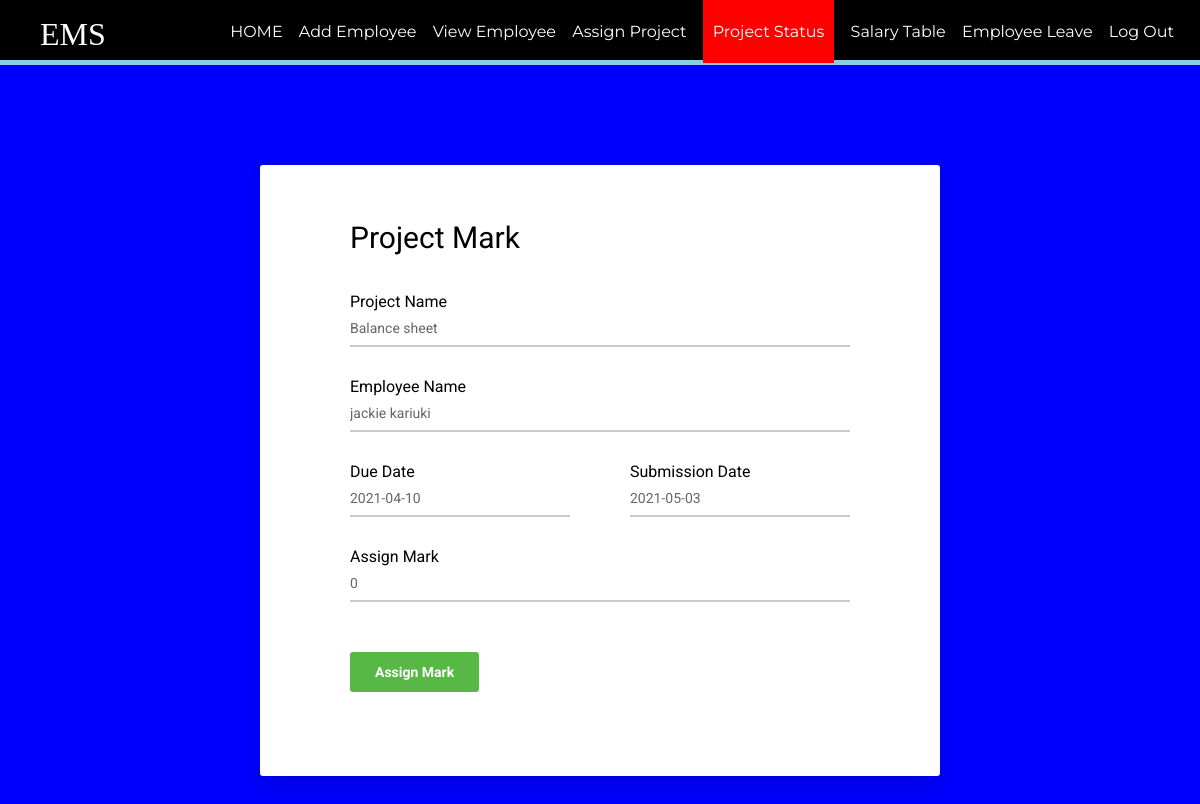
Screenshot of /employee/mark.php?id=116&pid=4 with the database file from the repository.
### tables this page shows
CREATE TABLE `project` (
  `pid` int(10) UNSIGNED NOT NULL,
  `eid` int(11) DEFAULT NULL,
  `pname` varchar(100) DEFAULT NULL,
  `duedate` date DEFAULT NULL,
  `subdate` date NOT NULL DEFAULT '2021-05-03',
  `mark` int(11) NOT NULL,
  `status` varchar(50) DEFAULT NULL
);

CREATE TABLE `employee` (
  `id` int(11) NOT NULL,
  `firstName` varchar(100) NOT NULL,
  `lastName` varchar(100) NOT NULL,
  `email` varchar(100) NOT NULL,
  `password` text NOT NULL,
  `birthday` date NOT NULL,
  `gender` varchar(10) NOT NULL,
  `contact` varchar(20) NOT NULL,
  `nid` int(20) NOT NULL,
  `address` varchar(100) DEFAULT NULL,
  `dept` varchar(100) NOT NULL,
  `degree` varchar(100) NOT NULL,
  `pic` text NOT NULL
);

### employee/mark.php (the view, shortened to what this page needs)
<?php
require_once ('process/dbh.php');
?>
<?php
  $id = (isset($_GET['id']) ? $_GET['id'] : '');
  $pid = (isset($_GET['pid']) ? $_GET['pid'] : '');
  $sql1 = "SELECT pid, project.eid, project.pname, project.duedate, project.subdate, project.mark, rank.points, employee.firstName, employee.lastName, salary.base, salary.bonus, salary.total FROM `project` , `rank` ,`employee`, `salary`  WHERE project.eid = $id AND project.pid = $pid AND project.eid = rank.eid AND salary.id = project.eid AND employee.id = project.eid AND employee.id = rank.eid";
  $result1 = mysqli_query($conn, $sql1);
  if($result1){
  while($res = mysqli_fetch_assoc($result1)){
  $pname = $res['pname'];
  $duedate = $res['duedate'];
  $subdate = $res['subdate'];
  $firstName = $res['firstName'];
  $lastName = $res['lastName'];
  $mark = $res['mark'];
}
}
?>
<html>
<head>
    <link href="vendor/mdi-font/css/material-design-iconic-font.min.css" rel="stylesheet" media="all">
    <link href="vendor/font-awesome-4.7/css/font-awesome.min.css" rel="stylesheet" media="all">
    <link href="vendor/select2/select2.min.css" rel="stylesheet" media="all">
    <link href="vendor/datepicker/daterangepicker.css" rel="stylesheet" media="all">
    <link href="css/main.css" rel="stylesheet" media="all">
</head>
<body>
  <header>
    <nav>
      <h1>EMS</h1>
      <ul id="navli">
        <li><a class="homeblack" href="aloginwel.php">HOME</a></li>
        <li><a class="homeblack" href="addemp.php">Add Employee</a></li>
        <li><a class="homeblack" href="viewemp.php">View Employee</a></li>
        <li><a class="homeblack" href="assign.php">Assign Project</a></li>
        <li><a class="homered" href="assignproject.php">Project Status</a></li>
        <li><a class="homeblack" href="salaryemp.php">Salary Table</a></li>
        <li><a class="homeblack" href="empleave.php">Employee Leave</a></li>
        <li><a class="homeblack" href="alogin.html">Log Out</a></li>
      </ul>
    </nav>
  </header>
  <div class="divider"></div>
  <div class="page-wrapper bg-blue p-t-100 p-b-100 font-robo">
        <div class="wrapper wrapper--w680">
            <div class="card card-1">
                <div class="card-body">
                    <h2 class="title">Project Mark</h2>
                    <form id = "registration" action="mark.php" method="POST">
                        <div class="input-group">
                          <p>Project Name</p>
                            <input class="input--style-1" type="text"  name="pname" value="<?php echo $pname;?>" readonly>
                        </div>
                        <div class="input-group">
                          <p>Employee Name</p>
                            <input class="input--style-1" type="text" name="firstName" value="<?php echo $firstName;?> <?php echo $lastName;?>" readonly>
                        </div>
                        <div class="row row-space">
                            <div class="col-2">
                                <div class="input-group">
                                  <p>Due Date</p>
                                     <input class="input--style-1" type="text" name="duedate" value="<?php echo $duedate;?>" readonly>
                                </div>
                            </div>
                            <div class="col-2">
                                <div class="input-group">
                                  <p>Submission Date</p>
                                    <input class="input--style-1" type="text"  name="subdate" value="<?php echo $subdate;?>" readonly>
                                </div>
                            </div>
                        </div>
                        <div class="input-group">
                          <p>Assign Mark</p>
                            <input class="input--style-1" type="text"  name="mark" value="<?php echo $mark;?>">
                        </div>
                        <div class="p-t-20">
                            <button class="btn btn--radius btn--green" type="submit" name="update">Assign Mark</button>
                        </div>
                    </form>
                    <br>
                </div>
            </div>
        </div>
    </div>
</body>
</html>

### employee/css/main.css (style rules this page uses)
body { margin: 0px; }
header { background: black; color: white; padding: 16px 20px 6px 40px; height: 60px; }
header h1 { display: inline; font-family: 'Times New Roman'; font-weight: 400; font-size: 32px; float: left; margin-top: 0px; margin-right: 10px; }
nav ul { display: inline; padding: 6px; float: right; }
nav ul li { display: inline-block; list-style-type: none; color: white; float: none; margin-left: 12px; }
nav ul li a { color: white; text-decoration: none; }
#navli { font-family: 'Montserrat', sans-serif; }
.homered { background-color: red; padding: 30px 10px 22px 10px; }
.divider { background-color: skyblue; height: 5px; }
.font-robo { font-family: "Roboto", "Arial", "Helvetica Neue", sans-serif; }
.row { display: -webkit-box; display: -webkit-flex; display: -moz-box; display: -ms-flexbox; display: flex; -webkit-flex-wrap: wrap; -ms-flex-wrap: wrap; flex-wrap: wrap; }
.row-space { -webkit-box-pack: justify; -webkit-justify-content: space-between; -moz-box-pack: justify; -ms-flex-pack: justify; justify-content: space-between; }
.col-2 { width: -webkit-calc((100% - 60px) / 2); width: -moz-calc((100% - 60px) / 2); width: calc((100% - 60px) / 2); }
html { -webkit-box-sizing: border-box; -moz-box-sizing: border-box; box-sizing: border-box; }
* { padding: 0; margin: 0; }
*, *:before, *:after { -webkit-box-sizing: inherit; -moz-box-sizing: inherit; box-sizing: inherit; }
h2, h3, h4, h5, h6, blockquote, p, pre, dl, dd, ol, ul, figure, hr, fieldset, legend { margin: 0; padding: 0; }
button { outline: none; background: none; border: none; }
.page-wrapper { min-height: 100vh; }
h1, h2, h3, h4, h5, h6 { font-weight: 400; }
h1 { font-size: 36px; }
h2 { font-size: 30px; }
.bg-blue { background: blue; }
.p-t-100 { padding-top: 100px; }
.p-t-20 { padding-top: 20px; }
.p-b-100 { padding-bottom: 100px; }
.wrapper { margin: 0 auto; }
.wrapper--w680 { max-width: 680px; }
.btn { line-height: 40px; display: inline-block; padding: 0 25px; cursor: pointer; font-family: "Roboto", "Arial", "Helvetica Neue", sans-serif; color: #fff; -webkit-transition: all 0.4s ease; -o-transition: all 0.4s ease; -moz-transition: all 0.4s ease; transition: all 0.4s ease; font-size: 14px; font-weight: 700; }
.btn--radius { -webkit-border-radius: 3px; -moz-border-radius: 3px; border-radius: 3px; }
.btn--green { background: #57b846; }
input { outline: none; margin: 0; border: none; -webkit-box-shadow: none; -moz-box-shadow: none; box-shadow: none; width: 100%; font-size: 14px; font-family: inherit; }
.input-group { position: relative; margin-bottom: 30px; border-bottom: 2px solid #ccc; }
.input--style-1 { padding: 9px 0; color: #666; }
.title { margin-bottom: 37px; }
.card { overflow: hidden; -webkit-border-radius: 3px; -moz-border-radius: 3px; border-radius: 3px; background: #fff; }
.card-1 { -webkit-box-shadow: 0px 8px 20px 0px rgba(0, 0, 0, 0.15); -moz-box-shadow: 0px 8px 20px 0px rgba(0, 0, 0, 0.15); box-shadow: 0px 8px 20px 0px rgba(0, 0, 0, 0.15); }
.card-1 .card-body { padding: 0 90px; padding-top: 55px; padding-bottom: 65px; }

### rows the page displays
project: pname "Balance sheet", firstName "jackie kariuki", duedate "2021-04-10", subdate "2021-05-03", mark "0"
